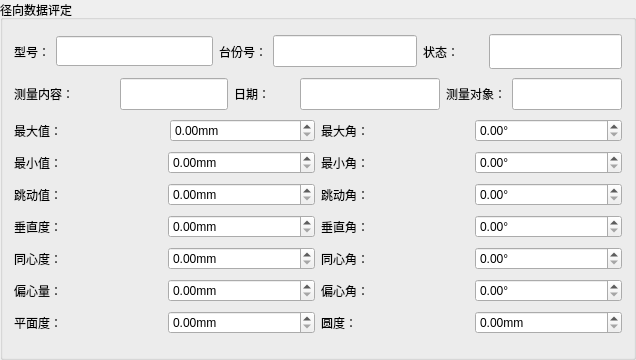
           <widget class="QGroupBox" name="groupBox_radialEvaluate">
            <property name="sizePolicy">
             <sizepolicy hsizetype="Preferred" vsizetype="Preferred">
              <horstretch>0</horstretch>
              <verstretch>0</verstretch>
             </sizepolicy>
            </property>
            <property name="minimumSize">
             <size>
              <width>600</width>
              <height>360</height>
             </size>
            </property>
            <property name="maximumSize">
             <size>
              <width>700</width>
              <height>400</height>
             </size>
            </property>
            <property name="title">
             <string>径向数据评定</string>
            </property>
            <layout class="QGridLayout" name="gridLayout_22">
             <item row="0" column="0" colspan="2">
              <layout class="QHBoxLayout" name="horizontalLayout_102">
               <item>
                <layout class="QHBoxLayout" name="horizontalLayout_58">
                 <item>
                  <widget class="QLabel" name="label_38">
                   <property name="minimumSize">
                    <size>
                     <width>0</width>
                     <height>30</height>
                    </size>
                   </property>
                   <property name="maximumSize">
                    <size>
                     <width>65</width>
                     <height>16777215</height>
                    </size>
                   </property>
                   <property name="text">
                    <string>型号：</string>
                   </property>
                  </widget>
                 </item>
                 <item>
                  <widget class="QLineEdit" name="radialTypeNum">
                   <property name="enabled">
                    <bool>true</bool>
                   </property>
                   <property name="minimumSize">
                    <size>
                     <width>155</width>
                     <height>30</height>
                    </size>
                   </property>
                   <property name="maximumSize">
                    <size>
                     <width>16777215</width>
                     <height>16777215</height>
                    </size>
                   </property>
                  </widget>
                 </item>
                </layout>
               </item>
               <item>
                <layout class="QHBoxLayout" name="horizontalLayout_59">
                 <item>
                  <widget class="QLabel" name="label_39">
                   <property name="maximumSize">
                    <size>
                     <width>80</width>
                     <height>16777215</height>
                    </size>
                   </property>
                   <property name="text">
                    <string>台份号：</string>
                   </property>
                  </widget>
                 </item>
                 <item>
                  <widget class="QLineEdit" name="radialUnitNum">
                   <property name="enabled">
                    <bool>true</bool>
                   </property>
                   <property name="minimumSize">
                    <size>
                     <width>100</width>
                     <height>32</height>
                    </size>
                   </property>
                   <property name="maximumSize">
                    <size>
                     <width>16777215</width>
                     <height>16777215</height>
                    </size>
                   </property>
                  </widget>
                 </item>
                </layout>
               </item>
               <item>
                <layout class="QHBoxLayout" name="horizontalLayout_60">
                 <item>
                  <widget class="QLabel" name="label_40">
                   <property name="minimumSize">
                    <size>
                     <width>60</width>
                     <height>0</height>
                    </size>
                   </property>
                   <property name="maximumSize">
                    <size>
                     <width>80</width>
                     <height>16777215</height>
                    </size>
                   </property>
                   <property name="text">
                    <string>状态：</string>
                   </property>
                  </widget>
                 </item>
                 <item>
                  <widget class="QLineEdit" name="radialStatus">
                   <property name="enabled">
                    <bool>true</bool>
                   </property>
                   <property name="minimumSize">
                    <size>
                     <width>80</width>
                     <height>32</height>
                    </size>
                   </property>
                   <property name="maximumSize">
                    <size>
                     <width>16777215</width>
                     <height>35</height>
                    </size>
                   </property>
                  </widget>
                 </item>
                </layout>
               </item>
              </layout>
             </item>
             <item row="1" column="0" colspan="2">
              <layout class="QHBoxLayout" name="horizontalLayout_103">
               <item>
                <layout class="QHBoxLayout" name="horizontalLayout_61">
                 <item>
                  <widget class="QLabel" name="label_62">
                   <property name="minimumSize">
                    <size>
                     <width>100</width>
                     <height>30</height>
                    </size>
                   </property>
                   <property name="maximumSize">
                    <size>
                     <width>150</width>
                     <height>16777215</height>
                    </size>
                   </property>
                   <property name="text">
                    <string>测量内容：</string>
                   </property>
                  </widget>
                 </item>
                 <item>
                  <widget class="QLineEdit" name="radialDetectContent">
                   <property name="enabled">
                    <bool>true</bool>
                   </property>
                   <property name="minimumSize">
                    <size>
                     <width>0</width>
                     <height>32</height>
                    </size>
                   </property>
                  </widget>
                 </item>
                </layout>
               </item>
               <item>
                <layout class="QHBoxLayout" name="horizontalLayout_62">
                 <item>
                  <widget class="QLabel" name="label_61">
                   <property name="minimumSize">
                    <size>
                     <width>60</width>
                     <height>0</height>
                    </size>
                   </property>
                   <property name="text">
                    <string>日期：</string>
                   </property>
                  </widget>
                 </item>
                 <item>
                  <widget class="QLineEdit" name="radialDate">
                   <property name="minimumSize">
                    <size>
                     <width>140</width>
                     <height>32</height>
                    </size>
                   </property>
                   <property name="maximumSize">
                    <size>
                     <width>135</width>
                     <height>16777215</height>
                    </size>
                   </property>
                  </widget>
                 </item>
                </layout>
               </item>
               <item>
                <layout class="QHBoxLayout" name="horizontalLayout_63">
                 <item>
                  <widget class="QLabel" name="label_63">
                   <property name="maximumSize">
                    <size>
                     <width>210</width>
                     <height>16777215</height>
                    </size>
                   </property>
                   <property name="text">
                    <string>测量对象：</string>
                   </property>
                  </widget>
                 </item>
                 <item>
                  <widget class="QLineEdit" name="radialDetectObj">
                   <property name="minimumSize">
                    <size>
                     <width>110</width>
                     <height>32</height>
                    </size>
                   </property>
                   <property name="maximumSize">
                    <size>
                     <width>60</width>
                     <height>16777215</height>
                    </size>
                   </property>
                  </widget>
                 </item>
                </layout>
               </item>
              </layout>
             </item>
             <item row="2" column="0">
              <layout class="QHBoxLayout" name="horizontalLayout_64">
               <item>
                <widget class="QLabel" name="label_64">
                 <property name="minimumSize">
                  <size>
                   <width>150</width>
                   <height>0</height>
                  </size>
                 </property>
                 <property name="text">
                  <string>最大值：</string>
                 </property>
                </widget>
               </item>
               <item>
                <widget class="QDoubleSpinBox" name="radialEvaluateMaxValue">
                 <property name="minimumSize">
                  <size>
                   <width>0</width>
                   <height>0</height>
                  </size>
                 </property>
                 <property name="maximumSize">
                  <size>
                   <width>16777215</width>
                   <height>16777215</height>
                  </size>
                 </property>
                 <property name="suffix">
                  <string>mm</string>
                 </property>
                </widget>
               </item>
              </layout>
             </item>
             <item row="2" column="1">
              <layout class="QHBoxLayout" name="horizontalLayout_65">
               <item>
                <widget class="QLabel" name="label_65">
                 <property name="minimumSize">
                  <size>
                   <width>0</width>
                   <height>0</height>
                  </size>
                 </property>
                 <property name="maximumSize">
                  <size>
                   <width>16777215</width>
                   <height>16777215</height>
                  </size>
                 </property>
                 <property name="text">
                  <string>最大角：</string>
                 </property>
                </widget>
               </item>
               <item>
                <widget class="QDoubleSpinBox" name="radialEvaluateMaxAngle">
                 <property name="minimumSize">
                  <size>
                   <width>120</width>
                   <height>0</height>
                  </size>
                 </property>
                 <property name="suffix">
                  <string>°</string>
                 </property>
                </widget>
               </item>
              </layout>
             </item>
             <item row="3" column="0">
              <layout class="QHBoxLayout" name="horizontalLayout_66">
               <item>
                <widget class="QLabel" name="label_66">
                 <property name="text">
                  <string>最小值：</string>
                 </property>
                </widget>
               </item>
               <item>
                <widget class="QDoubleSpinBox" name="radialEvaluateMinValue">
                 <property name="suffix">
                  <string>mm</string>
                 </property>
                </widget>
               </item>
              </layout>
             </item>
             <item row="3" column="1">
              <layout class="QHBoxLayout" name="horizontalLayout_67">
               <item>
                <widget class="QLabel" name="label_67">
                 <property name="text">
                  <string>最小角：</string>
                 </property>
                </widget>
               </item>
               <item>
                <widget class="QDoubleSpinBox" name="radialEvaluateMinAngle">
                 <property name="suffix">
                  <string>°</string>
                 </property>
                </widget>
               </item>
              </layout>
             </item>
             <item row="4" column="0">
              <layout class="QHBoxLayout" name="horizontalLayout_68">
               <item>
                <widget class="QLabel" name="label_68">
                 <property name="text">
                  <string>跳动值：</string>
                 </property>
                </widget>
               </item>
               <item>
                <widget class="QDoubleSpinBox" name="radialEvaluateBeatValue">
                 <property name="suffix">
                  <string>mm</string>
                 </property>
                </widget>
               </item>
              </layout>
             </item>
             <item row="4" column="1">
              <layout class="QHBoxLayout" name="horizontalLayout_69">
               <item>
                <widget class="QLabel" name="label_69">
                 <property name="text">
                  <string>跳动角：</string>
                 </property>
                </widget>
               </item>
               <item>
                <widget class="QDoubleSpinBox" name="radialEvaluateBeatAngle">
                 <property name="suffix">
                  <string>°</string>
                 </property>
                </widget>
               </item>
              </layout>
             </item>
             <item row="5" column="0">
              <layout class="QHBoxLayout" name="horizontalLayout_70">
               <item>
                <widget class="QLabel" name="label_70">
                 <property name="text">
                  <string>垂直度：</string>
                 </property>
                </widget>
               </item>
               <item>
                <widget class="QDoubleSpinBox" name="radialEvaluateVerticalValue">
                 <property name="suffix">
                  <string>mm</string>
                 </property>
                </widget>
               </item>
              </layout>
             </item>
             <item row="5" column="1">
              <layout class="QHBoxLayout" name="horizontalLayout_71">
               <item>
                <widget class="QLabel" name="label_71">
                 <property name="text">
                  <string>垂直角：</string>
                 </property>
                </widget>
               </item>
               <item>
                <widget class="QDoubleSpinBox" name="radialEvaluateVerticalAngle">
                 <property name="suffix">
                  <string>°</string>
                 </property>
                </widget>
               </item>
              </layout>
             </item>
             <item row="6" column="0">
              <layout class="QHBoxLayout" name="horizontalLayout_72">
               <item>
                <widget class="QLabel" name="label_72">
                 <property name="text">
                  <string>同心度：</string>
                 </property>
                </widget>
               </item>
               <item>
                <widget class="QDoubleSpinBox" name="radialConcentricity">
                 <property name="suffix">
                  <string>mm</string>
                 </property>
                </widget>
               </item>
              </layout>
             </item>
             <item row="6" column="1">
              <layout class="QHBoxLayout" name="horizontalLayout_73">
               <item>
                <widget class="QLabel" name="label_73">
                 <property name="text">
                  <string>同心角：</string>
                 </property>
                </widget>
               </item>
               <item>
                <widget class="QDoubleSpinBox" name="radialConcentricAngle">
                 <property name="suffix">
                  <string>°</string>
                 </property>
                </widget>
               </item>
              </layout>
             </item>
             <item row="7" column="0">
              <layout class="QHBoxLayout" name="horizontalLayout_74">
               <item>
                <widget class="QLabel" name="label_74">
                 <property name="text">
                  <string>偏心量：</string>
                 </property>
                </widget>
               </item>
               <item>
                <widget class="QDoubleSpinBox" name="radialEccentricity">
                 <property name="suffix">
                  <string>mm</string>
                 </property>
                </widget>
               </item>
              </layout>
             </item>
             <item row="7" column="1">
              <layout class="QHBoxLayout" name="horizontalLayout_75">
               <item>
                <widget class="QLabel" name="label_75">
                 <property name="text">
                  <string>偏心角：</string>
                 </property>
                </widget>
               </item>
               <item>
                <widget class="QDoubleSpinBox" name="radialEccentricAngle">
                 <property name="suffix">
                  <string>°</string>
                 </property>
                </widget>
               </item>
              </layout>
             </item>
             <item row="8" column="0">
              <layout class="QHBoxLayout" name="horizontalLayout_76">
               <item>
                <widget class="QLabel" name="label_76">
                 <property name="text">
                  <string>平面度：</string>
                 </property>
                </widget>
               </item>
               <item>
                <widget class="QDoubleSpinBox" name="radialFlatness">
                 <property name="suffix">
                  <string>mm</string>
                 </property>
                </widget>
               </item>
              </layout>
             </item>
             <item row="8" column="1">
              <layout class="QHBoxLayout" name="horizontalLayout_77">
               <item>
                <widget class="QLabel" name="label_77">
                 <property name="text">
                  <string>圆度：</string>
                 </property>
                </widget>
               </item>
               <item>
                <widget class="QDoubleSpinBox" name="radialRoundness">
                 <property name="suffix">
                  <string>mm</string>
                 </property>
                </widget>
               </item>
              </layout>
             </item>
             <item row="9" column="0" colspan="2">
              <layout class="QHBoxLayout" name="horizontalLayout_15"/>
             </item>
            </layout>
           </widget>
